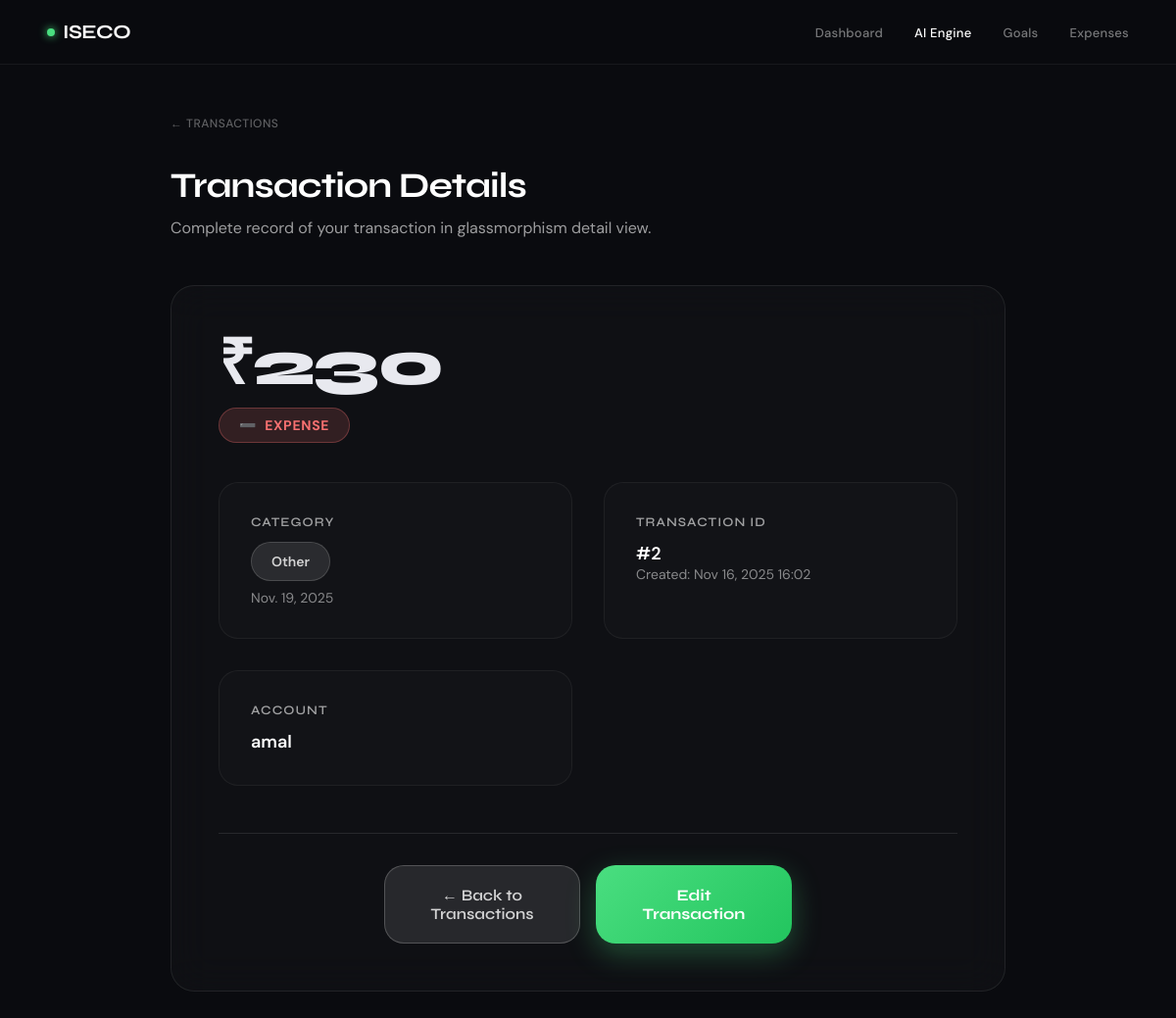
/expenses/2/view/, run on the app's committed database.
### expenses/models.py (models this page shows, shortened)
class Expense(models.Model):
    TYPE_CHOICES = [
        ('income', 'Income'),
        ('expense', 'Expense'),
    ]
    user = models.ForeignKey(User, on_delete=models.CASCADE)
    amount = models.FloatField()
    category = models.CharField(max_length=100)
    type = models.CharField(max_length=20, choices=TYPE_CHOICES)
    date = models.DateField()
    created_at = models.DateTimeField(auto_now_add=True)

### users/models.py (models this page shows, shortened)
class User(models.Model):
    username = models.CharField(max_length=100, unique=True)
    password = models.CharField(max_length=255)  # plain for now
    created_at = models.DateTimeField(auto_now_add=True)

### expenses/views.py (the view)
# urls.py: path('<int:pk>/view/', ExpenseDetailHTML.as_view(), name='expense-detail-html'),
class ExpenseDetailHTML(APIView):
    renderer_classes = [TemplateHTMLRenderer]
    template_name = "expense_detail.html"
    def get(self, request, pk):
        expense = get_object_or_404(Expense, pk=pk)
        return Response({"expense": expense})

### expenses/templates/expense_detail.html (shortened to what this page needs)
{% extends "base.html" %}
{% block content %}
<a href="/expenses/" class="back-link">← Transactions</a>
<h1 class="page-title">Transaction Details</h1>
<p class="page-subtitle">Complete record of your transaction in glassmorphism detail view.</p>
<div class="detail-container">
    <div class="detail-header">
        <div class="transaction-hero">
            <div class="transaction-amount">
                ₹{{ expense.amount|floatformat:0 }}
            </div>
            <div class="transaction-type {% if expense.type == 'expense' %}expense{% else %}income{% endif %}">
                <span>{% if expense.type == 'income' %}➕{% else %}➖{% endif %}</span>
                {{ expense.get_type_display }}
            </div>
        </div>
    </div>
    <div class="detail-grid">
        <div class="detail-card">
            <div class="detail-label">Category</div>
            <div class="category-badge">
                {{ expense.category }}
            </div>
            <div class="detail-meta">{{ expense.date }}</div>
        </div>
        <div class="detail-card">
            <div class="detail-label">Transaction ID</div>
            <div class="detail-value">#{{ expense.id }}</div>
            <div class="detail-meta">Created: {{ expense.created_at|date:"M d, Y H:i" }}</div>
        </div>
        {% if expense.user %}
        <div class="detail-card">
            <div class="detail-label">Account</div>
            <div class="detail-value">{{ expense.user.username }}</div>
        </div>
        {% endif %}
    </div>
    <div class="action-row">
        <a href="/expenses/" class="back-btn">
            ← Back to Transactions
        </a>
        <a href="/expenses/{{ expense.id }}/edit/" class="edit-btn">
            Edit Transaction
        </a>
    </div>
</div>
{% endblock %}

### data on the page
Expense: amount "230", type "EXPENSE", category "Other", date "Nov. 19, 2025", id "2", created_at "Nov 16, 2025 16:02", user.username "amal"
